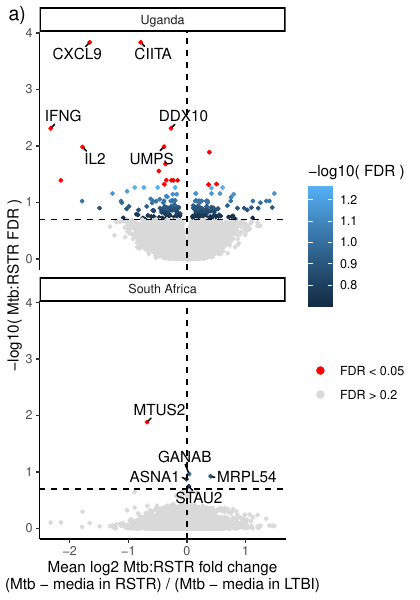

The script that saved this image:
library(tidyverse)
library(ggrepel)
library(viridis)
library(cowplot)

#### Fold change ####
attach("../Uganda/data_clean/RSTR_RNAseq_data_combined_uniqueFULLID.RData")
voomU <- dat.combined.voom

#Calculate mean Mtb-media FC
FC.U <- as.data.frame(voomU$E) %>% 
  #add metadata
  rownames_to_column() %>% 
  pivot_longer(-rowname, names_to = "libID") %>% 
  left_join(voomU$targets) %>% 
  #calculate TB/MEDIA fold change
  select(rowname, FULLIDNO, Sample_Group, condition, value) %>% 
  pivot_wider(names_from = condition) %>% 
  mutate(FC = TB-MEDIA) %>% 
  #summarise mean FC within RSTR group
  group_by(rowname, Sample_Group) %>% 
  summarise(meanFC = mean(FC, na.rm=TRUE)) %>% 
  rename(group=Sample_Group) %>% 
  #Calculate RSTR-LTBI of mean Mtb-media FC
  pivot_wider(names_from = group, values_from = meanFC) %>% 
  rowwise() %>% 
  mutate(FC.rstr = RSTR-LTBI)

#Add FDR
FC.fdr.U <- read_csv("../Uganda/results/gene_level/RSTR.Mtb.model.results.anno.csv") %>% 
  filter(grepl(":",variable)) %>% 
  select(gene, FDR) %>% 
  inner_join(FC.U, by=c("gene"="rowname")) %>% 
  mutate(group="Uganda")

attach("../SAfrica/data_clean/RSTR_SA_dat_clean.RData")
voomSA <- dat.abund.norm.voom

#Calculate mean Mtb-media FC
FC.SA <- as.data.frame(voomSA$E) %>% 
  #add metadata
  rownames_to_column() %>% 
  pivot_longer(-rowname, names_to = "libID") %>% 
  left_join(voomSA$targets) %>% 
  #calculate TB/MEDIA fold change
  select(rowname, FULLIDNO, Sample_Group, condition, value) %>% 
  pivot_wider(names_from = condition) %>% 
  mutate(FC = TB-MEDIA) %>% 
  #summarise mean FC within RSTR group
  group_by(rowname, Sample_Group) %>% 
  summarise(meanFC = mean(FC, na.rm=TRUE)) %>% 
  rename(group=Sample_Group) %>% 
  #Calculate RSTR-LTBI of mean Mtb-media FC
  pivot_wider(names_from = group, values_from = meanFC) %>% 
  rowwise() %>% 
  mutate(FC.rstr = RSTR-LTBI)

#Add FDR
FC.fdr.SA <- read_csv("../SAfrica/results/gene_level/SA_RSTR.Mtb.model.results.anno.csv") %>% 
  filter(grepl(":",variable)) %>% 
  select(gene, FDR) %>% 
  inner_join(FC.U, by=c("gene"="rowname"))%>% 
  mutate(group="South Africa")
  
#### Combine U and SA ####
dat.all <- full_join(FC.fdr.U, FC.fdr.SA) %>% 
  #create color variable for significance
  mutate(col.group = ifelse(FDR > 0.2, "FDR > 0.2",
                            ifelse(FDR <= 0.2 & FDR > 0.05, "0.05 < FDR < 0.2",
                                   ifelse(FDR <= 0.05, "FDR < 0.05",
                                          NA)))) %>% 
  #create gene label group
  mutate(lab.group = ifelse(group == "Uganda" &
             gene %in% c("CIITA","CXCL9","IFNG","IL2","DDX10","UMPS"), 1, 
    ifelse(group == "South Africa" & 
             gene %in% c("ASNA1","GANAB","MRPL54","MTUS2","STAU2"),1,
           NA))) %>% 
  #dataset order
  mutate(group = factor(group, level=c("Uganda","South Africa")))

#### Plot ####
plot <- dat.all %>% 
  
  ggplot(aes(x=FC.rstr, y=-log10(FDR))) +
  #Interaction signif < 0.2
  geom_point(data=filter(dat.all, col.group == "0.05 < FDR < 0.2"),
             aes(color=-log10(FDR)), size=1) +  
  #Interaction not signif 
  geom_point(data=filter(dat.all, col.group == "FDR > 0.2"),
             aes(fill=col.group), shape=21, size=1, color="#d9d9d9") +
  #FDR < 0.05
  geom_point(data=filter(dat.all, col.group == "FDR < 0.05"),
             aes(fill=col.group), shape=21, size=1, color="red") +
  scale_fill_manual(values = c("red","#d9d9d9"),
                    guide = guide_legend(override.aes = list(color="white",
                                                             size=3) ) ) +

  #Label genes
  geom_text_repel(dat=filter(dat.all, !is.na(lab.group)),
                  aes(label=gene), min.segment.length = unit(0, 'lines')) +
  facet_wrap(~group,ncol=1) +

  geom_hline(yintercept = -log10(0.2), lty="dashed") +
  geom_vline(xintercept = 0, lty="dashed") +
  
  theme_classic() +
  labs(x="Mean log2 Mtb:RSTR fold change\n(Mtb - media in RSTR) / (Mtb - media in LTBI)", 
       y="-log10( Mtb:RSTR FDR )",
       color="-log10( FDR )", fill="") 
#plot

#### Save ####

ggsave("Fig2A.volcano.plot.pdf", plot_grid(plot, labels = "a)", label_fontface = "plain"),
       width=4.2, height=6)

tiff("Fig2A.volcano.plot.tiff", units="in", width=4.2, height=6, res=300)
plot_grid(plot, labels = "a)", label_fontface = "plain")
dev.off()
